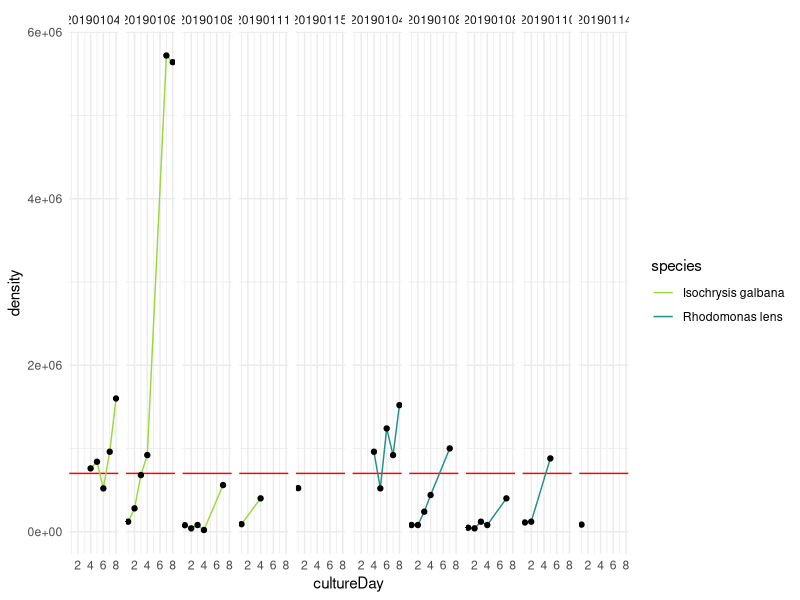
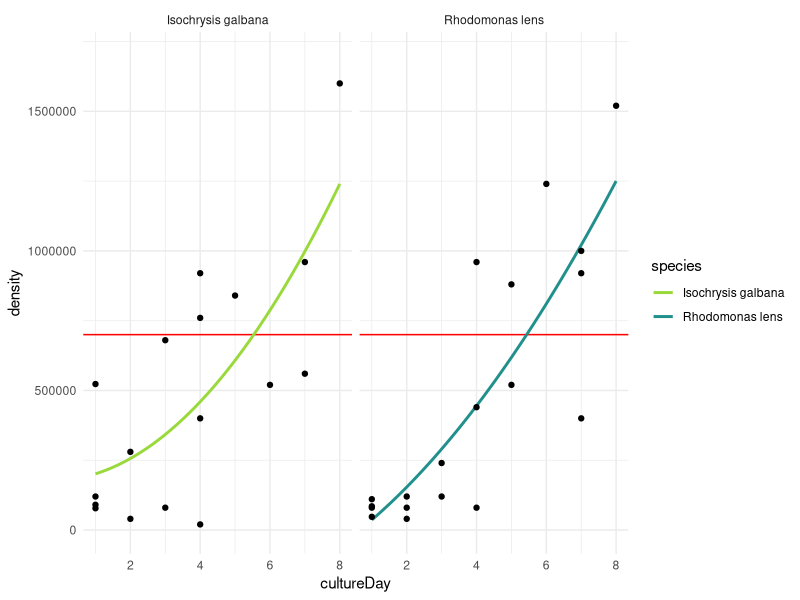

The R script that drew these images, in order:
###################################################################################
#                                                                                ##
# Algal Culture                                                                  ##
# Data are current as of 2019-01-15                                              ##
# Data source: Oregon Institute of Marine Biology                                ##
# R code prepared by Ross Whippo                                                 ##
# Last updated 2019-01-15                                                        ##
#                                                                                ##
###################################################################################

# SUMMARY:
# Code to visualize and analyse algal cultures grown to feed larval Strongylocentrotus
# purpuratus for Ross Whippo's winter 2019 lab rotation with Richard Emlet.

# Required Files (check that script is loading latest version):
# Algal-Culture-Log.csv

# Associated Scripts:
# None

# TO DO

###################################################################################
# TABLE OF CONTENTS                                                               #
#                                                                                 #
# RECENT CHANGES TO SCRIPT                                                        #
# LOAD PACKAGES                                                                   #
# READ IN AND PREPARE DATA                                                        #
# MANIPULATE DATA                                                                 #   
#                                                                                 #
###################################################################################

###################################################################################
# RECENT CHANGES TO SCRIPT                                                        #
###################################################################################

# 2019-01-15 Script created.

###################################################################################
# LOAD PACKAGES                                                                   #
###################################################################################

library(tidyverse)
library(ggplot2)
library(viridis)

###################################################################################
# READ IN AND PREPARE DATA                                                        #
###################################################################################

algal_culture <- read.csv("Algal-Culture-Log.csv")

str(algal_culture)

###################################################################################
# MANIPULATE DATA                                                                 #
###################################################################################

ggplot(data = algal_culture, aes(x = cultureDay, y = density)) +
  geom_hline(yintercept = 700000, color = "red") +
  geom_line(aes(color = species)) +
  geom_point() +
  facet_grid(~cultureID) +
  #ylim(0,1700000) +
  scale_color_viridis(discrete = TRUE, option = "D", begin = 0.85, end = 0.5) +
  theme_minimal() 
  
ggplot(data = algal_culture, aes(x = cultureDay, y = density)) +
  geom_hline(yintercept = 700000, color = "red") +
  geom_smooth(aes(color = species), se = FALSE, method = "lm", formula = y ~ x + I(x^2)) +
  geom_point() +
  facet_grid(~species) +
  ylim(0,1700000) +
  scale_color_viridis(discrete = TRUE, option = "D", begin = 0.85, end = 0.5) +
  theme_minimal() 


############### SUBSECTION HERE

#####
#<<<<<<<<<<<<<<<<<<<<<<<<<<END OF SCRIPT>>>>>>>>>>>>>>>>>>>>>>>>#